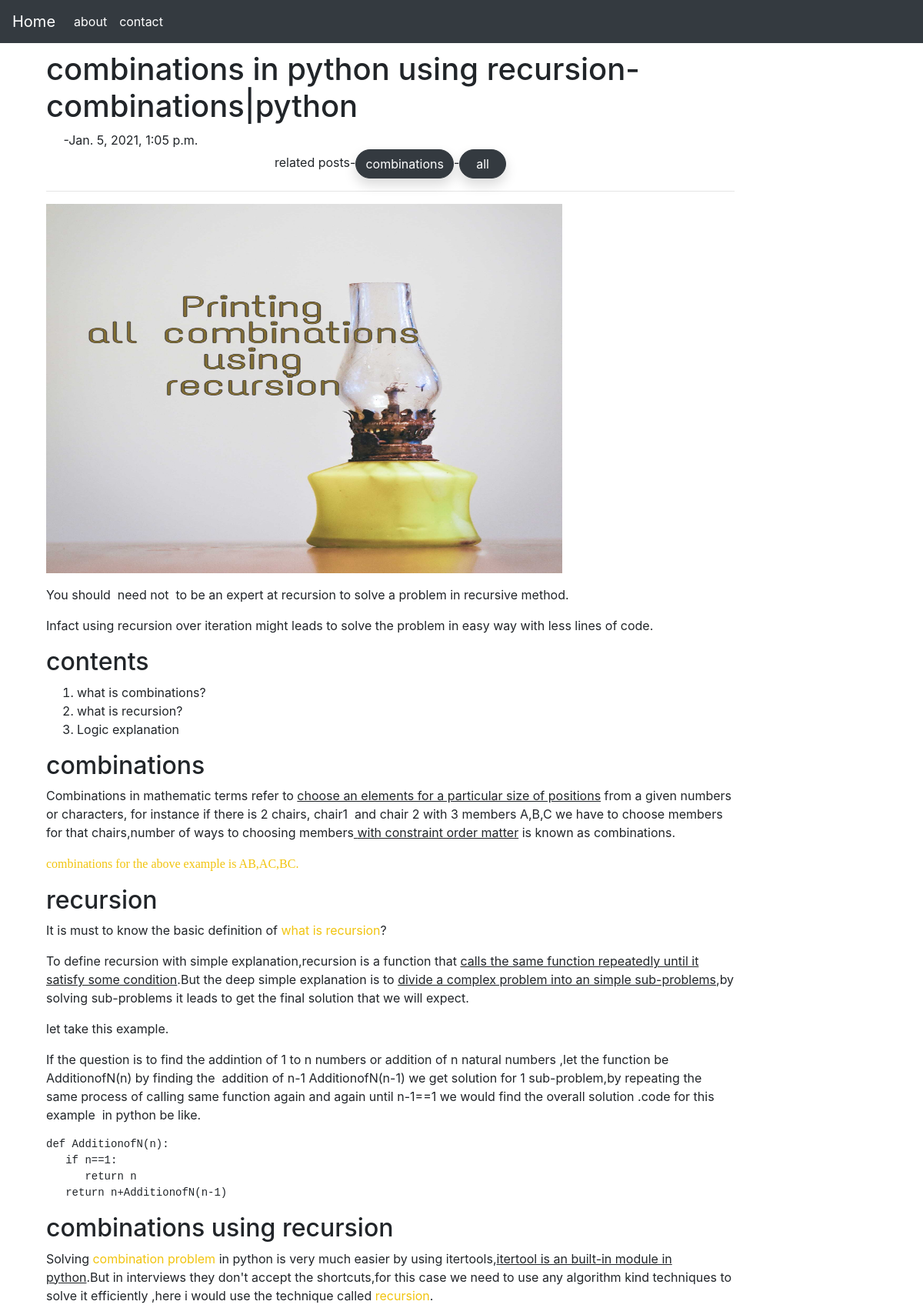
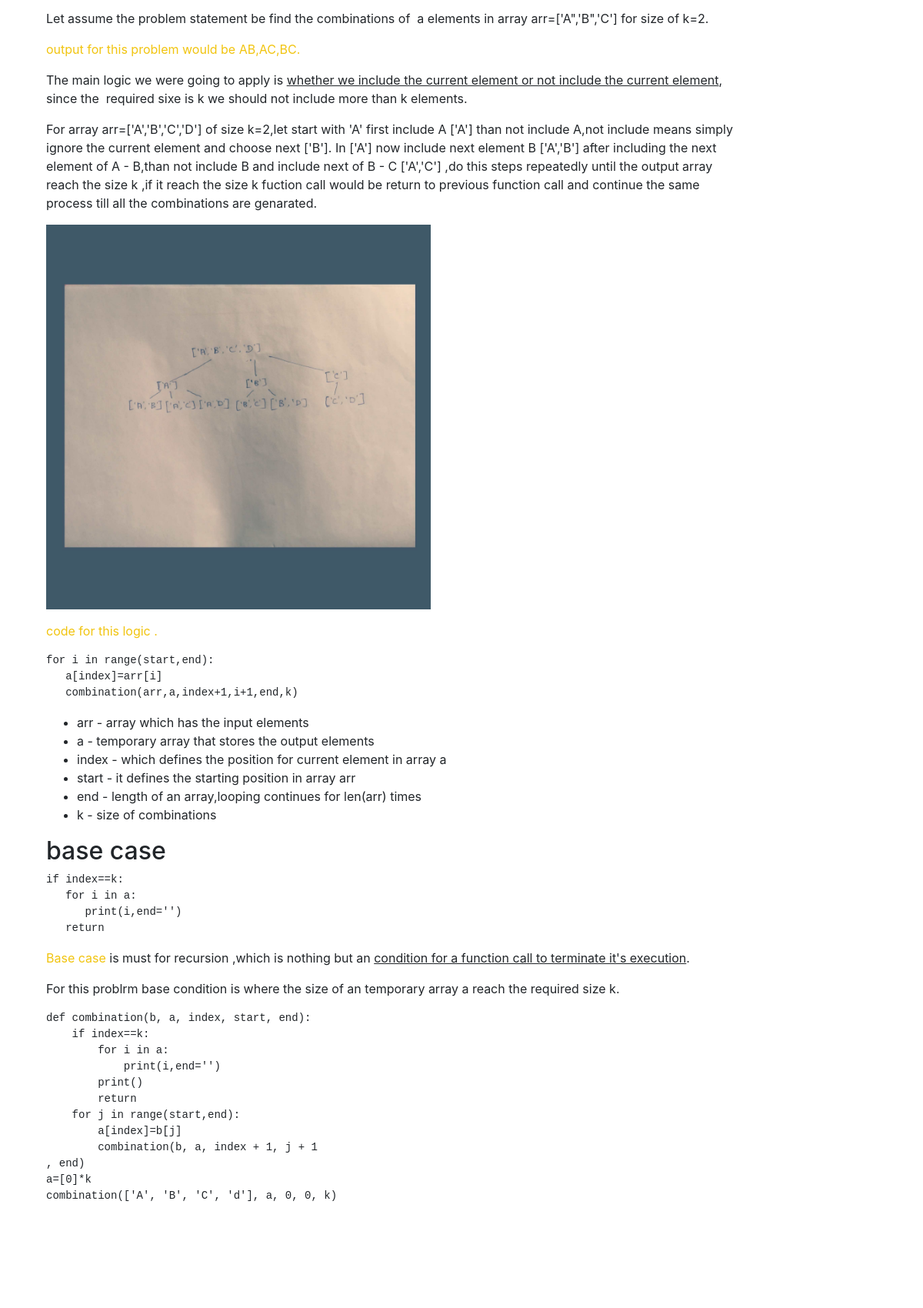
Screenshot of /combinations_in_python_using_recursion/ (upper part) with the database file from the repository (2 pictures, top to bottom).
### Website2/models.py (models this page shows, shortened)
class PostPage(models.Model):
    category=models.ForeignKey(Category,related_name="posts",on_delete=models.CASCADE,null=True)
    title=models.CharField(max_length=200)
    created_date=models.DateTimeField(auto_now_add=True)
    content=RichTextUploadingField(blank=True,null=True)
    slug=models.SlugField(unique=True,null=True)
    image=models.ImageField(null=True,blank=True,upload_to="images/")
    seo_des=models.CharField(max_length=200,null=True)
    seo_keywords = models.CharField(max_length=200, null=True)

class Category(models.Model):
    name=models.CharField(max_length=200)
    slug = models.SlugField(unique=True, null=True)

### Website2/views.py (the view, shortened to what this page needs)
# urls.py: path('<slug:slug>/', views.DetailPage,name="detail"),
def DetailPage(request,slug):
    post = PostPage.objects.get(slug=slug)
    form = CommentForm()
    context={
        "post":post,
        "form":form
    }
    return render(request,'Website2/detailHtml.html',context)

### Website2/templates/Website2/detailHtml.html (shortened to what this page needs)
<!DOCTYPE html>
{% extends 'Website2/base.html' %}
{% block content %}
<div class="container">
    <div class="row">
        <div class="col-10"><h1>{{ post.title }}</h1>
        &nbsp;&nbsp;&nbsp;&nbsp;&nbsp;-{{ post.created_date }} <br/><center>related posts-<button type="button" class="btn btn-dark rounded-pill shadow  "><a href="{% url 'category' post.category.slug %}" style="color:white;" >{{ post.category.name }}</a></button>-<button type="button" class="btn btn-dark rounded-pill shadow "><a href="{% url 'homepage' %}" style="color:white;">&nbsp;&nbsp;all&nbsp;&nbsp;</a><br/>
             </button></center> <hr/>
            {% if post.image %}
            <img src="{{ post.image.url }}" height="13%" width="75%" alt="combinations in python"/>
            {% endif %}
              <p>{{ post.content|safe }}</p>
        </div>
    </div>
<br/>
<br/>
<br/>
<br/>
</div>
{% endblock %}

### Website2/templates/Website2/base.html (shortened to what this page needs)
<!doctype html>
<html lang="en">
    <link rel="stylesheet" href="https://cdn.jsdelivr.net/npm/bootstrap@4.5.3/dist/css/bootstrap.min.css">
  </head>
  <body>
    <nav class="navbar navbar-expand-lg navbar-dark bg-dark fixed-top">
      <a class="navbar-brand" href="{% url 'homepage' %}">Home</a>
      <div class="collapse navbar-collapse" id="navbarNavAltMarkup">
        <div class="navbar-nav">
          <a class="nav-item nav-link active" href="{% url 'aboutpage' %}">about</a>
          <a class="nav-item nav-link active" href="{% url 'contactpage' %}">contact</a>
        </div>
      </div>
    </nav>
    <br/>
    <div class="container">
     {% block content %}
     {% endblock %}
    </div>
  </body>
</html>

### rows the page displays
PostPage: title "combinations in python using recursion-combinations|python", created_date "Jan. 5, 2021, 1:05 p.m.", category.name "combinations", image (picture), content "You should need not to be an expert at recursion to solve a problem in recursive method. Infact using recursion over iteration might leads to solve the problem in easy way with less lines of code. contents what is combinations? what is recursion? Logic explanation combinations Combinations in mathematic terms refer to choose an elements for a particular size of positions from a given numbers or characters, for instance if there is 2 chairs, chair1 and chair 2 with 3 members A,B,C we have to choose members for that chairs,number of ways to choosing members with constraint order matter is known as combinations. combinations for the above example is AB,AC,BC. recursion It is must to know the…", content (picture)
